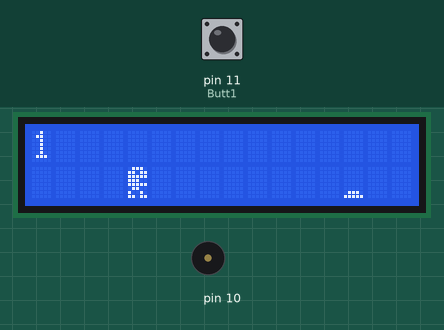
Recording of a sketch running on a simulated Arduino Uno, built with avr-gcc and run on an emulated ATmega328P. Parts: 16×2 character LCD, buzzer (waves = sounding). The test bench sets the inputs (shaded band); at power-on: pin 11 (Butt1) HIGH. Random numbers use the default seed unless the sketch sets one.

Above: at 1.7 s.
1.8 s: pin 11 (Butt1) pulled LOW for 0.9 s
At 2.13 s:
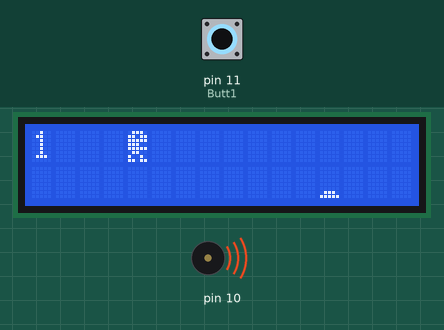
12.3 s: pin 11 (Butt1) pulled LOW for 0.9 s
At 13.03 s:
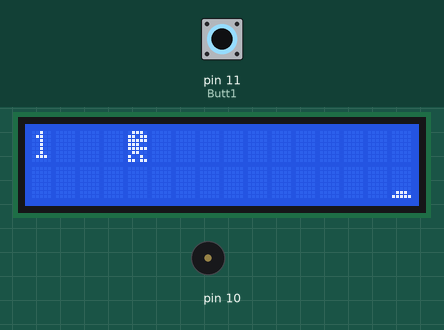
14.7 s: pin 11 (Butt1) pulled LOW for 3.2 s
At 15.45 s:
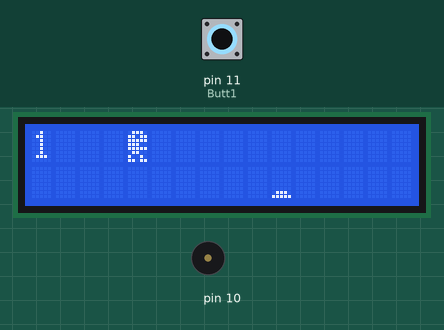
23.0 s: pin 11 (Butt1) pulled LOW for 3.2 s
At 24.99 s:
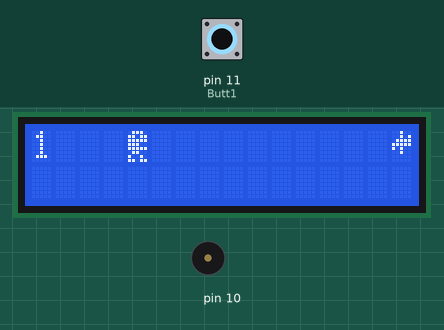
27.7 s: pin 11 (Butt1) pulled LOW for 3.2 s
At 33.9 s:
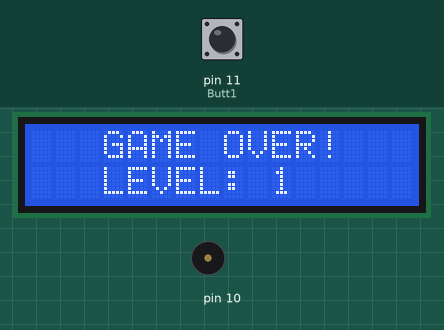
Timing chart, 0 to 64.4 s (numbered marks = the images above; inputs shaded):
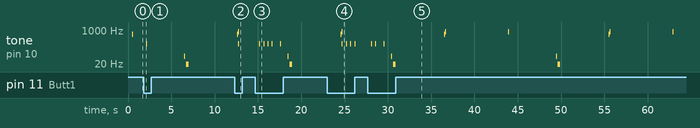

The sketch:

Dragon_game_LCD.ino
```cpp
#include <Wire.h>// библиотека для протокола IIC
#include <LiquidCrystal.h> // Подключение библиотеки ЖК-дисплея
LiquidCrystal lcd(2, 3, 4, 5, 6, 7); // Инициализация экземпляра библиотеки LiquidCrystal с номерами шин интерфейса

#define Butt1  11 //Пин кнопки 1
bool flag1 = false; //Флаг нажатия кнопки 1

int level = 1; // переменная для отсчета уровня
int pause = 400; // переменная для задержки
byte p = 0;  // переменная для времени прыжка

// создаем массивы дракончика, дерева, камня и птицы
byte dragon[8] = {0b01110, 0b11011, 0b11111, 0b11100, 0b11111, 0b01100, 0b10010, 0b11011};
byte tree[8] = {0b00000, 0b00000, 0b00000, 0b11011, 0b11011, 0b11011, 0b01100, 0b01100};
byte stone[8] = {0b00000, 0b00000, 0b00000, 0b00000, 0b00000, 0b00000, 0b01110, 0b11111};
byte bird[8] = {0b00100, 0b00101, 0b01111, 0b11111, 0b10100, 0b00100, 0b00000, 0b00000};

void setup() {
  pinMode (10, OUTPUT); // подключаем пьезодинамик
  pinMode(Butt1, INPUT_PULLUP);
  lcd.begin(16, 2); // Настройка экземпляра дисплея - число столбцов и строк:

  // создаем символы дракончика, дерева, камня и птицы
  lcd.createChar(0, dragon);
  lcd.createChar(1, tree);
  lcd.createChar(2, stone);
  lcd.createChar(3, bird);

  // начинаем игру: выводим надпись GO!
  lcd.setCursor(7, 0);
  lcd.print("GO!");
  delay(400);
  tone(10, 600);
  delay(100);
  noTone(10);
  lcd.clear();
}

void loop() {
  // первоначальное положение дракончика и препятствия
  byte d = 1;
  byte x = 15;
  byte y = 1;

  // выбираем препятствие, которое появится, рандомно
  byte i = random (1, 4);
  if (i == 3) {
    y = 0;
  }
  else {
    y = 1;
  }

  while (x > 0) {
    // очищаем экран и выводим номер уровня
    lcd.clear();
    lcd.setCursor(0, 0);
    lcd.print(level);

    // считываем данные с кнопки и учитываем количество циклов в прыжке
    // если дакончик находится в прыжке долго - возвращаем его вниз
    bool btn1State = digitalRead(Butt1);
    if (btn1State && !flag1) {
      d = 1;
    }
    else {
      d = 0;
    }

    if (p > 3) {
      d = 1;
    }

    // выводим дракончика в нужной строке
    lcd.setCursor(4, d);
    lcd.print(char(0));
    // выводим препятствие
    lcd.setCursor(x, y);
    tone(10, 50);
    lcd.print(char(i));
    noTone(10);

    // если дракончик наткнулся на препятствие выводим надпись GAME OVER!
    if (x == 4 && y == d) {
      delay(400);
      tone(10, 50);
      delay(100);
      noTone(10);
      delay(100);
      tone(10, 20);
      delay(300);
      noTone(10);

      lcd.clear();
      delay(200);
      lcd.setCursor(3, 0);
      lcd.print("GAME OVER!");
      delay(600);
      lcd.clear();
      delay(400);
      lcd.setCursor(3, 0);
      lcd.print("GAME OVER!");
      delay(600);
      lcd.clear();
      lcd.setCursor(3, 1);
      lcd.print("LEVEL: ");
      lcd.print(level);
      delay(400);
      lcd.setCursor(3, 0);
      lcd.print("GAME OVER!");
      delay(3000);
      lcd.clear();

      // начинаем игру заново, обнулив уровень игры
      lcd.setCursor(7, 0);
      lcd.print("GO!");
      delay(400);
      tone(10, 600);
      delay(100);
      noTone(10);
      lcd.clear();

      level = 0;
      pause = 400;
      p = 0;
      y = 1;
      x = 0;
      break;
    }

    // если дракончик прыгнул, издаем звук
    if (d == 0) {
      tone(10, 200);
      delay(100);
      noTone(10);
    }
    else {
      delay(100);
    }

    // если дракончик не столкнулся, то меняем положение препятствия
    // начинаем считать сколько циклов дракончик находится в прыжке
    delay(pause);
    x = x - 1;
    p = p + 1;
    if (p > 4) p = 0;
  }

  // переходим на следующий уровень и сокращаем время задержки
  tone(10, 800);
  delay(20);
  level = level + 1;
  pause = pause - 20;
  if (pause < 0) pause = 0;
}
```

Measured:
- by itself, tone on pin 10: plays 200 Hz for 0.10 s, 200 Hz for 0.10 s, 200 Hz for 0.10 s, 50 Hz for 0.10 s, 20 Hz for 0.30 s, 600 Hz for 0.10 s … (13 notes in this stretch)
- what the display in image 1 shows lasts 0.5 s, from 2.1 s to 2.6 s
